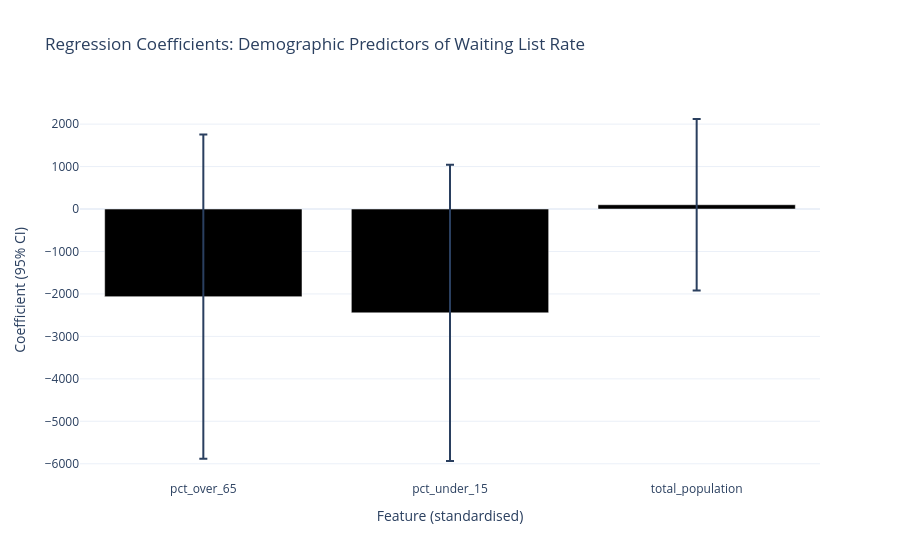

Notebook cell for this chart:
### Code cell
# Figure 4 — Regression coefficients
if ntpf_available:
    coef_df = pd.DataFrame({
        'Feature':     feature_cols,
        'Coefficient': ols_model.params[1:],
        'Std Error':   ols_model.bse[1:],
        'P-value':     ols_model.pvalues[1:]
    })
    coef_df['Significant'] = coef_df['P-value'] < 0.05
    fig4 = go.Figure()
    fig4.add_trace(go.Bar(
        x=coef_df['Feature'], y=coef_df['Coefficient'],
        error_y=dict(type='data', array=(coef_df['Std Error']*1.96).tolist()),
        marker_color=[OKABE_ITO[2] if s else OKABE_ITO[7] for s in coef_df['Significant']]
    ))
    fig4.update_layout(
        title='Regression Coefficients: Demographic Predictors of Waiting List Rate',
        xaxis_title='Feature (standardised)', yaxis_title='Coefficient (95% CI)',
        template='plotly_white'
    )
    fig4.write_html(str(OUT_DIR / 'fig4_regression_coefficients.html'))
    fig4.show()
    print('Figure 4 saved.')

### Figure 1 — Plotly figure (JSON) as saved in the notebook; plotly's stock layout.template omitted (floating-point values rounded to 4 significant figures)
{"data": [{"error_y": {"array": [3816.0, 3489.0, 2019.0], "type": "data"}, "marker": {"color": ["#000000", "#000000", "#000000"]}, "type": "bar", "x": ["pct_over_65", "pct_under_15", "total_population"], "y": [-2064.0, -2446.0, 100.8]}], "layout": {"title": {"text": "Regression Coefficients: Demographic Predictors of Waiting List Rate"}, "xaxis": {"title": {"text": "Feature (standardised)"}}, "yaxis": {"title": {"text": "Coefficient (95% CI)"}}}}
